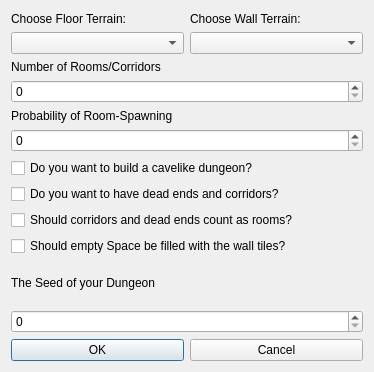
<?xml version="1.0" encoding="UTF-8"?>
<ui version="4.0">
 <class>DungeonDialog</class>
 <widget class="QDialog" name="DungeonDialog">
  <property name="enabled">
   <bool>true</bool>
  </property>
  <property name="geometry">
   <rect>
    <x>0</x>
    <y>0</y>
    <width>374</width>
    <height>372</height>
   </rect>
  </property>
  <property name="windowTitle">
   <string>RandomDungeonGenerator</string>
  </property>
  <layout class="QVBoxLayout" name="verticalLayout_3">
   <property name="sizeConstraint">
    <enum>QLayout::SetDefaultConstraint</enum>
   </property>
   <item>
    <layout class="QHBoxLayout" name="walllayout">
     <item>
      <layout class="QVBoxLayout" name="verticalLayout">
       <item>
        <widget class="QLabel" name="label">
         <property name="text">
          <string>Choose Floor Terrain:</string>
         </property>
        </widget>
       </item>
       <item>
        <widget class="QComboBox" name="floorBox"/>
       </item>
      </layout>
     </item>
     <item>
      <layout class="QVBoxLayout" name="verticalLayout_2">
       <item>
        <widget class="QLabel" name="label_2">
         <property name="text">
          <string>Choose Wall Terrain:</string>
         </property>
        </widget>
       </item>
       <item>
        <widget class="QComboBox" name="wallBox"/>
       </item>
      </layout>
     </item>
    </layout>
   </item>
   <item>
    <layout class="QVBoxLayout" name="verticalLayout_4">
     <item>
      <widget class="QLabel" name="label_3">
       <property name="text">
        <string>Number of Rooms/Corridors</string>
       </property>
      </widget>
     </item>
     <item>
      <widget class="QSpinBox" name="spinBox"/>
     </item>
     <item>
      <widget class="QLabel" name="label_4">
       <property name="text">
        <string>Probability of Room-Spawning</string>
       </property>
      </widget>
     </item>
     <item>
      <widget class="QSpinBox" name="spinBox_2"/>
     </item>
     <item>
      <widget class="QCheckBox" name="checkBox">
       <property name="text">
        <string>Do you want to build a cavelike dungeon?</string>
       </property>
      </widget>
     </item>
     <item>
      <widget class="QCheckBox" name="checkBox_2">
       <property name="text">
        <string>Do you want to have dead ends and corridors?</string>
       </property>
      </widget>
     </item>
     <item>
      <widget class="QCheckBox" name="checkBox_3">
       <property name="text">
        <string>Should corridors and dead ends count as rooms?</string>
       </property>
      </widget>
     </item>
     <item>
      <widget class="QCheckBox" name="checkBox_4">
       <property name="text">
        <string>Should empty Space be filled with the wall tiles? </string>
       </property>
      </widget>
     </item>
    </layout>
   </item>
   <item>
    <widget class="QLabel" name="label_5">
     <property name="text">
      <string>The Seed of your Dungeon</string>
     </property>
    </widget>
   </item>
   <item>
    <widget class="QSpinBox" name="spinBox_3"/>
   </item>
   <item>
    <layout class="QHBoxLayout" name="horizontalLayout">
     <item>
      <widget class="QPushButton" name="OK">
       <property name="text">
        <string>OK</string>
       </property>
      </widget>
     </item>
     <item>
      <widget class="QPushButton" name="Cancel">
       <property name="text">
        <string>Cancel</string>
       </property>
      </widget>
     </item>
    </layout>
   </item>
  </layout>
 </widget>
 <resources/>
 <connections/>
</ui>
